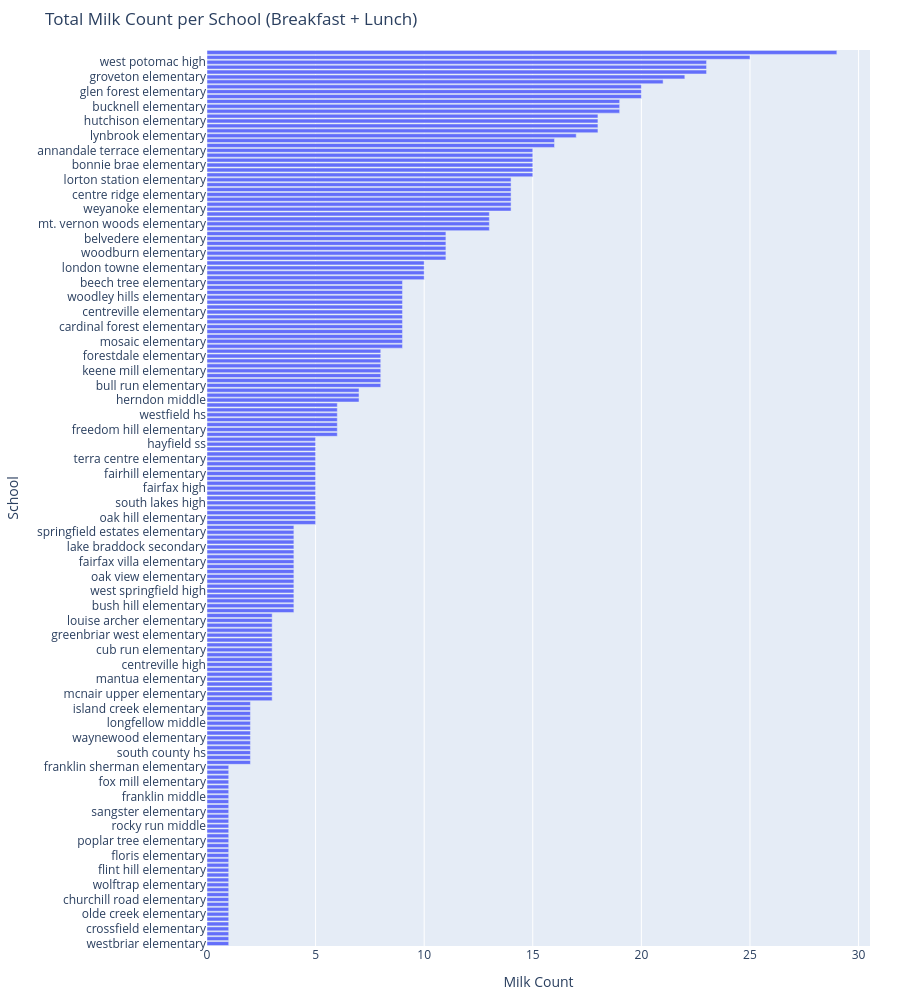

This figure's notebook cell:
### Code cell
# Load your optimized results (or use the already available DataFrame)
df = pd.read_csv('../data/school_milk_optimization_by_size.csv')

# Filter for only milk items (if needed)
milk_df = df[df['food_item'].str.lower().str.contains('milk')]

# Sum milk across breakfast + lunch per school
milk_by_school = milk_df.groupby('school')['recommended_quantity'].sum().reset_index()
milk_by_school = milk_by_school.sort_values('recommended_quantity', ascending=False)

# Create a horizontal bar chart
fig = px.bar(
    milk_by_school,
    x='recommended_quantity',
    y='school',
    orientation='h',
    title='Total Milk Count per School (Breakfast + Lunch)',
    labels={'recommended_quantity': 'Milk Count', 'school': 'School'},
    height=800  # adjust height depending on number of schools
)

# Make the Y-axis scrollable by limiting number of visible bars
fig.update_layout(
    yaxis={'categoryorder': 'total ascending'},
    margin=dict(l=150, r=30, t=50, b=30),
    height=1000,
)

fig.show()

### Figure 1 — Plotly figure (JSON) as saved in the notebook; plotly's stock layout.template omitted (floating-point values rounded to 4 significant figures; data arrays with more than 128 entries replaced by an {"elided": "..."} marker saying what was removed)
{"data": [{"alignmentgroup": "True", "hovertemplate": "Milk Count=%{x}<br>School=%{y}<extra></extra>", "legendgroup": "", "marker": {"color": "#636efa", "pattern": {"shape": ""}}, "name": "", "offsetgroup": "", "orientation": "h", "showlegend": false, "textposition": "auto", "type": "bar", "x": {"elided": "183 int values"}, "xaxis": "x", "y": {"elided": "183 str values"}, "yaxis": "y"}], "layout": {"barmode": "relative", "height": 1000, "legend": {"tracegroupgap": 0}, "margin": {"b": 30, "l": 150, "r": 30, "t": 50}, "title": {"text": "Total Milk Count per School (Breakfast + Lunch)"}, "xaxis": {"anchor": "y", "domain": [0, 1], "title": {"text": "Milk Count"}}, "yaxis": {"anchor": "x", "categoryorder": "total ascending", "domain": [0, 1], "title": {"text": "School"}}}}
